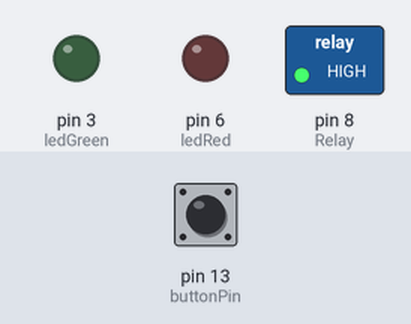
Recording of a sketch running on a simulated Arduino Uno, built with avr-gcc and run on an emulated ATmega328P. Shown: switched loads named in the sketch (green lamp = pin HIGH), output pins drawn as LEDs (lit = HIGH). Inputs (shaded band) come from the test bench; at power-on: pin 13 (buttonPin) LOW.

Above: at 1.2 s.
1.3 s: pin 13 (buttonPin) pulled HIGH for 0.15 s
At 2.7 s:
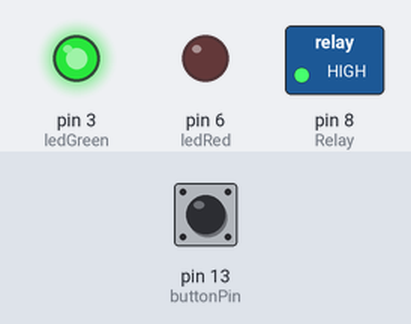
3.0 s: pin 13 (buttonPin) pulled HIGH for 1 s
At 3.6 s:
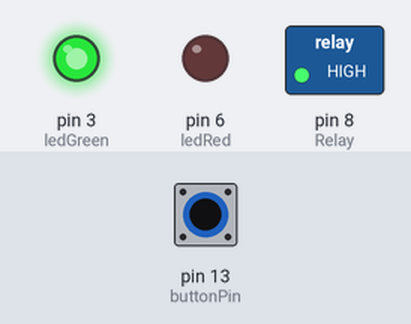
Timing chart, 0 to 6.0 s (numbered marks = the images above; inputs shaded):
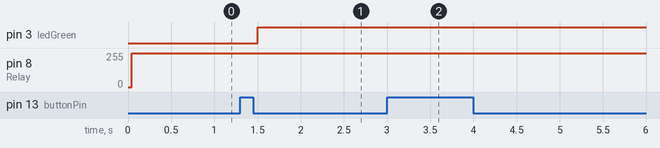

The sketch:

relay_debounce_millis_remote.ino
```cpp
/* You will need to download the IRremote.h library from this github here
https://github.com/shirriff/Arduino-IRremote
*/

#include <IRremote.h>

const int buttonPin = 13; // Pushbutton on pin 13
const int Relay = 8; // Relay on pin 8

// The remote button for on and off

#define button1 2080
#define button2 33

// The IR stuff

int RECV_PIN = 11;
IRrecv irrecv(RECV_PIN);
long lReceived = 0 ;
decode_results results;

// Some unsigned long for the timings

unsigned long currentTime;
unsigned long loopTime1;
unsigned long loopTime2;

// LED's

int ledGreen = 3; // Green LED
int ledRed = 6; // Red LED

// Buttons

int buttonState;             // the current reading from the input pin
int lastButtonState = LOW;   // the previous reading from the input pin

// Debounce

long lastDebounceTime = 0;  // the last time the output pin was toggled
long debounceDelay = 50;    // the debounce time; increase if the output flickers

void setup() {
  pinMode(ledGreen, OUTPUT);
  pinMode(ledRed, OUTPUT);
  pinMode(buttonPin, INPUT);
  pinMode(Relay, OUTPUT);
  irrecv.enableIRIn(); // Start the receiver
  Serial.begin(9600);
}

void dump(decode_results *results) {
  int count = results->rawlen;
}

void loop() {
  currentTime = millis();
  loopTime1;
  loopTime2;

// IR code

  if (irrecv.decode(&results)) {
    lReceived = results.value ;
    Serial.println(results.value);
    switch (lReceived) {
      case button1:
        digitalWrite(Relay, LOW);
        digitalWrite(ledRed, HIGH);
        break;
      case button2:
        digitalWrite(Relay, HIGH);
        digitalWrite(ledRed, LOW);
        break;
    }
    dump(&results);
    irrecv.resume();
  }

  int reading = digitalRead(buttonPin);

  // Turns the relay on
  if (currentTime == loopTime1) {
    digitalWrite(ledRed, HIGH);
    digitalWrite(ledGreen, LOW);
    digitalWrite(Relay, LOW);
  }
  // Turn the relay off
  if (currentTime == loopTime2) {
    digitalWrite(ledRed, LOW);
    digitalWrite(ledGreen, LOW);
    digitalWrite(Relay, HIGH);
    }

  if (reading != lastButtonState) {
    // reset the debouncing timer
    lastDebounceTime = millis();
  }

  if ((millis() - lastDebounceTime) > debounceDelay) {

    if (reading != buttonState) {
      buttonState = reading;

      if (buttonState == LOW) {
        digitalWrite(ledRed, LOW);
        digitalWrite(ledGreen, HIGH);
        digitalWrite(Relay, HIGH);
        // This is the run away time
        loopTime1 = currentTime += 5000;
        // This is the bur
        loopTime2 = currentTime += 5000;
      }
    }
  }

  lastButtonState = reading;
}
```

Measured:
- after the input at 1.3 s, pin 3 (ledGreen): LOW → HIGH after 0.20 s
- after the input at 3.0 s, pin 3 (ledGreen): stays HIGH (without the input it goes to LOW after 3.5 s); pin 6 (ledRed): stays LOW (without the input it goes to HIGH after 3.5 s); pin 8 (Relay): stays 255/255 (without the input it goes to 0/255 after 3.5 s)
